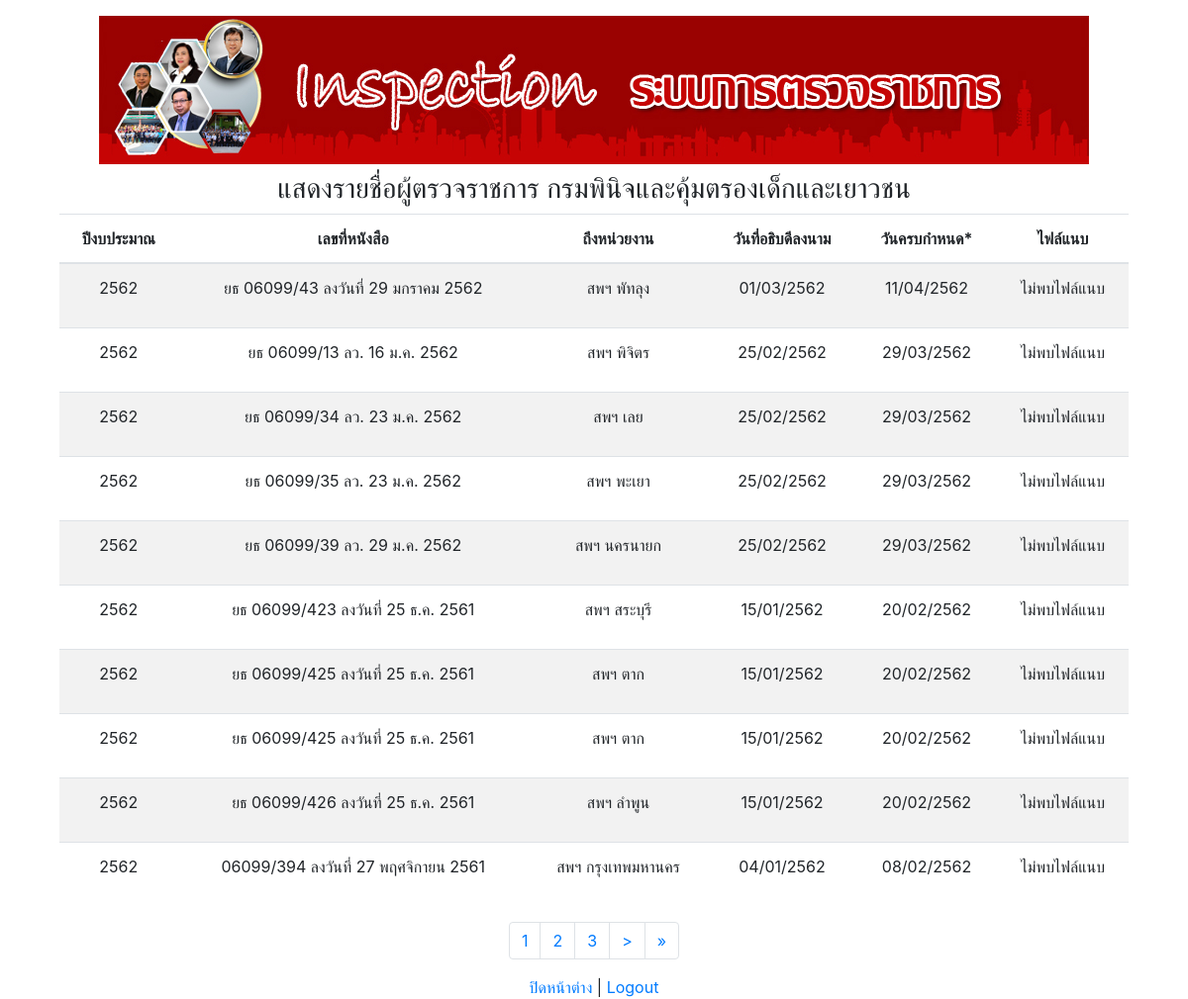
Page /inspector.php (signed in) on the committed database.
### tables this page shows
CREATE TABLE IF NOT EXISTS `report` (
  `id` int(11) NOT NULL AUTO_INCREMENT,
  `date_year` varchar(255) NOT NULL,
  `number` varchar(255) NOT NULL,
  `receiver` int(11) NOT NULL,
  `date_sent` date NOT NULL,
  `due_date` date NOT NULL,
  `file` varchar(255) NOT NULL,
  PRIMARY KEY (`id`)
);

CREATE TABLE IF NOT EXISTS `userlogin` (
  `id` int(11) NOT NULL AUTO_INCREMENT,
  `name` varchar(255) NOT NULL,
  `permission_group` int(11) NOT NULL,
  `username` varchar(255) NOT NULL,
  `password` varchar(255) NOT NULL,
  PRIMARY KEY (`id`)
);

### inspector.php (the view, shortened to what this page needs)
<?php
	require 'dbconnect.php';
	$perpage = 10;
	$page = '';
	if (isset($_GET['page'])) {
		$page = $_GET['page'];
	} else {
		$page = 1;
	}
	$start = ($page - 1) * $perpage;
	$sql_detail = "SELECT * FROM report ORDER BY date_sent DESC LIMIT {$start},{$perpage}";
	$query_detail = mysqli_query($conn, $sql_detail);
?>
<!doctype html>
<html lang="en">
  <head>
    <link rel="stylesheet" href="https://maxcdn.bootstrapcdn.com/bootstrap/4.0.0-beta.3/css/bootstrap.min.css">
  </head>
  <body>
	<div class="container pt-3 text-center">
		<h3>
		  <img class="img-fluid" src="./images/hd-13.jpg"></h3>
		<h3>แสดงรายชื่อผู้ตรวจราชการ กรมพินิจและคุ้มตรองเด็กและเยาวชน</h3>
		<div class="container table-responsive">
			<table class="table table-striped" style="background-color:white;">
				<thead>
					<tr>
						<th scope="col">ปีงบประมาณ</th>
						<th scope="col">เลขที่หนังสือ</th>
						<th scope="col">ถึงหน่วยงาน</th>
						<th scope="col">วันที่อธิบดีลงนาม</th>
						<th scope="col">วันครบกำหนด*</th>
						<th scope="col">ไฟล์แนบ</th>
					</tr>
				</thead>
				<tbody>
					<?php while ($data_detail = mysqli_fetch_array($query_detail)){
						$sql_receiver = "SELECT name FROM userlogin WHERE id=".$data_detail['receiver']."";
						$query_receiver = mysqli_query($conn,$sql_receiver);
						$data_receiver = mysqli_fetch_array($query_receiver);
						$title = addslashes(trim($data_detail['date_year']));
						$title = htmlspecialchars($title,ENT_QUOTES);
						$title = mysqli_real_escape_string($conn,$title);
						$number = addslashes(trim($data_detail['number']));
						$number = htmlspecialchars($number,ENT_QUOTES);
						$number = mysqli_real_escape_string($conn,$number);
					?>
						<tr>
							<td><?php echo $title; ?></td>
							<td><?php echo $number; ?></td>
							<td><?php echo $data_receiver['name']; ?></td>
							<td>
								<?php
									$sent_date = date_create($data_detail['date_sent']);
									$sday = date_format($sent_date,"d");
									$smonth = date_format($sent_date,"m");
									$syear = date_format($sent_date,"Y")+543;
									echo $sday."/".$smonth."/".$syear;
								?>
							</td>
							<td>
								<?php
									$date = date_create($data_detail['due_date']);
									$day = date_format($date,"d");
									$month = date_format($date,"m");
									$year = date_format($date,"Y")+543;
									echo "<p>".$day."/".$month."/".$year."</p>";
								?>
							</td>
							<td>
								<?php
									$allowed_types=array('pdf');
									$dir ="files-report/".$data_detail['file']."/";
									if(is_dir($dir)){
										$files1 = scandir($dir);
										foreach($files1 as $key=>$value){
											if($key>1){
												$file_parts = explode('.',$value);
												$ext = strtolower(array_pop($file_parts));
												if(in_array($ext,$allowed_types)){ ?>
													<a href="<?php echo $dir; ?><?php echo $value; ?>" target="_blank"><?php echo $value; ?></a>
											<?php }
											}
										}
									}
									else{
										$dir = "files-report/";
										$fileindir = $dir.$data_detail['file'];
										if(file_exists($fileindir)){?>
											<a href="<?php echo $dir; ?><?php echo $data_detail['file']; ?>" target="_blank"><?php echo $data_detail['file']; ?></a>
								<?php	}
										else{
											echo ("ไม่พบไฟล์แนบ");
										}
								 } ?>
							</td>
						</tr>
					<?php }; ?>
				</tbody>
			</table>
			<div class="container">
				<?php
					$sql3 = "SELECT * FROM report";
					$query3 = mysqli_query($conn, $sql3);
					$total_record = mysqli_num_rows($query3);
					$total_pages = ceil($total_record / $perpage);
					$start_loop = $page;
					$difference = $total_pages - $page;
					if($difference <= 5)
					{
						$start_loop = $total_pages-5;
					}
					$end_loop = $start_loop + 4;
					if($total_pages <=5){
						$start_loop = 1;
					}
				?>
				<nav>
					<ul class="pagination justify-content-center">
						<?php for($i=$start_loop;$i<=$end_loop+1;$i++){ ?>
						<li class="page-item">
							<a class="page-link" href="detail-report.php?page=<?php echo $i; ?>">
								<?php echo $i; ?>
							</a>
						</li>
						<?php } ?>
						<?php if($page <= $end_loop){ ?>
						<li class="page-item">
							<a class="page-link" href="detail-report.php?page=<?php echo ($page + 1);?>" aria-label="Next">
								<span aria-hidden="true">&gt;</span>
							</a>
						</li>
						<li class="page-item">
							<a class="page-link" href="detail-report.php?page=<?php echo $total_pages;?>" aria-label="Last">
								<span aria-hidden="true">&raquo;</span>
							</a>
						</li>
						<?php } ?>
					</ul>
				</nav>
			</div>
		</div>
		<div class="text-center">
				<a href="javascript:window.close()">ปิดหน้าต่าง</a> |
				<a href="logout.php">Logout</a>
		</div>
	</div>
  </body>
</html>

### inspector.php (style rules this page uses)
body { background-color: #FFF; }

### rows in the picture
report: date_year "2562", number "ยธ 06099/43 ลงวันที่ 29 มกราคม 2562", userlogin.name "สพฯ พัทลุง", date_sent "01", date_sent "03", date_sent "2562", due_date "11", due_date "04", due_date "2562", shows "ไม่พบไฟล์แนบ"
report: date_year "2562", number "ยธ 06099/13 ลว. 16 ม.ค. 2562", userlogin.name "สพฯ พิจิตร", date_sent "25", date_sent "02", date_sent "2562", due_date "29", due_date "03", due_date "2562", file "ไม่พบไฟล์แนบ"
report: date_year "2562", number "ยธ 06099/34 ลว. 23 ม.ค. 2562", userlogin.name "สพฯ เลย", date_sent "25", date_sent "02", date_sent "2562", due_date "29", due_date "03", due_date "2562", file "ไม่พบไฟล์แนบ"
report: date_year "2562", number "ยธ 06099/35 ลว. 23 ม.ค. 2562", userlogin.name "สพฯ พะเยา", date_sent "25", date_sent "02", date_sent "2562", due_date "29", due_date "03", due_date "2562", file "ไม่พบไฟล์แนบ"
report: date_year "2562", number "ยธ 06099/39 ลว. 29 ม.ค. 2562", userlogin.name "สพฯ นครนายก", date_sent "25", date_sent "02", date_sent "2562", due_date "29", due_date "03", due_date "2562", file "ไม่พบไฟล์แนบ"
report: date_year "2562", number "ยธ 06099/423 ลงวันที่ 25 ธ.ค. 2561", userlogin.name "สพฯ สระบุรี", date_sent "15", date_sent "01", date_sent "2562", due_date "20", due_date "02", due_date "2562", shows "ไม่พบไฟล์แนบ"
report: date_year "2562", number "ยธ 06099/425 ลงวันที่ 25 ธ.ค. 2561", userlogin.name "สพฯ ตาก", date_sent "15", date_sent "01", date_sent "2562", due_date "20", due_date "02", due_date "2562", file "ไม่พบไฟล์แนบ"
report: date_year "2562", number "ยธ 06099/425 ลงวันที่ 25 ธ.ค. 2561", userlogin.name "สพฯ ตาก", date_sent "15", date_sent "01", date_sent "2562", due_date "20", due_date "02", due_date "2562", file "ไม่พบไฟล์แนบ"
report: date_year "2562", number "ยธ 06099/426 ลงวันที่ 25 ธ.ค. 2561", userlogin.name "สพฯ ลำพูน", date_sent "15", date_sent "01", date_sent "2562", due_date "20", due_date "02", due_date "2562", file "ไม่พบไฟล์แนบ"
report: date_year "2562", number "06099/394 ลงวันที่ 27 พฤศจิกายน 2561", userlogin.name "สพฯ กรุงเทพมหานคร", date_sent "04", date_sent "01", date_sent "2562", due_date "08", due_date "02", due_date "2562", file "ไม่พบไฟล์แนบ"
